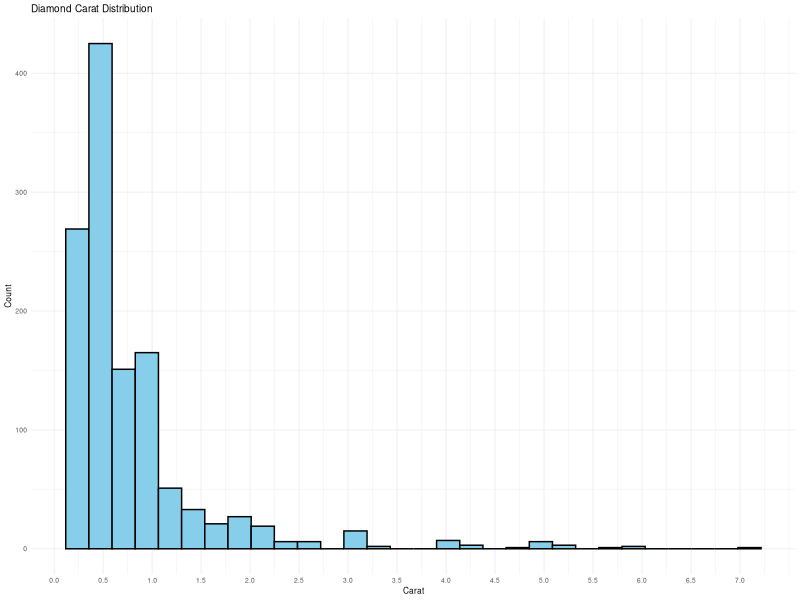
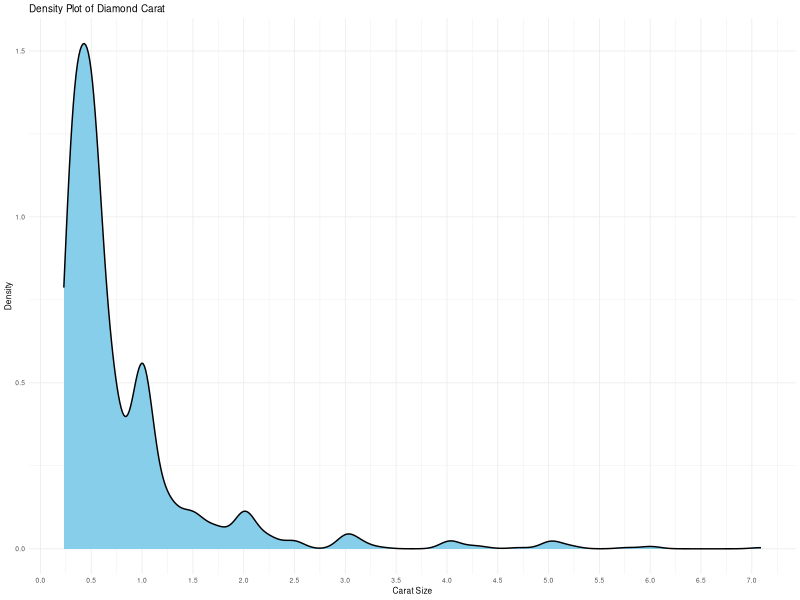
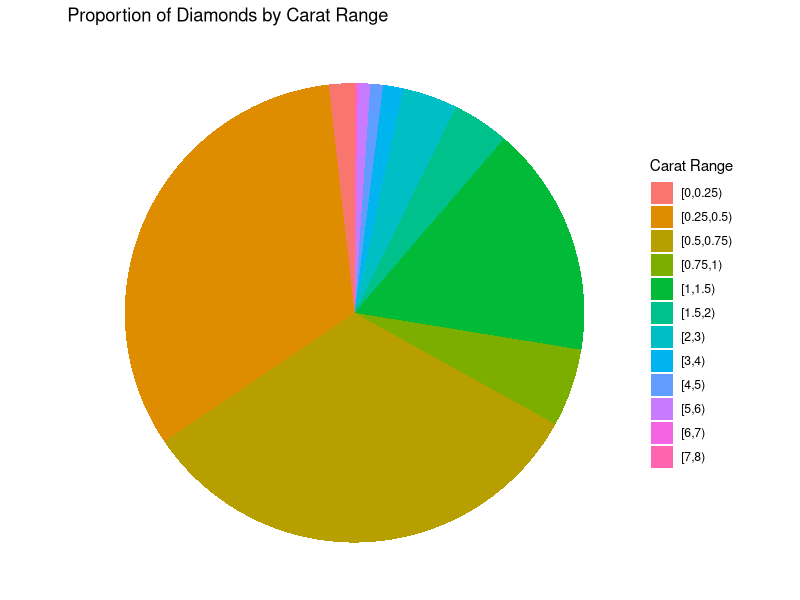
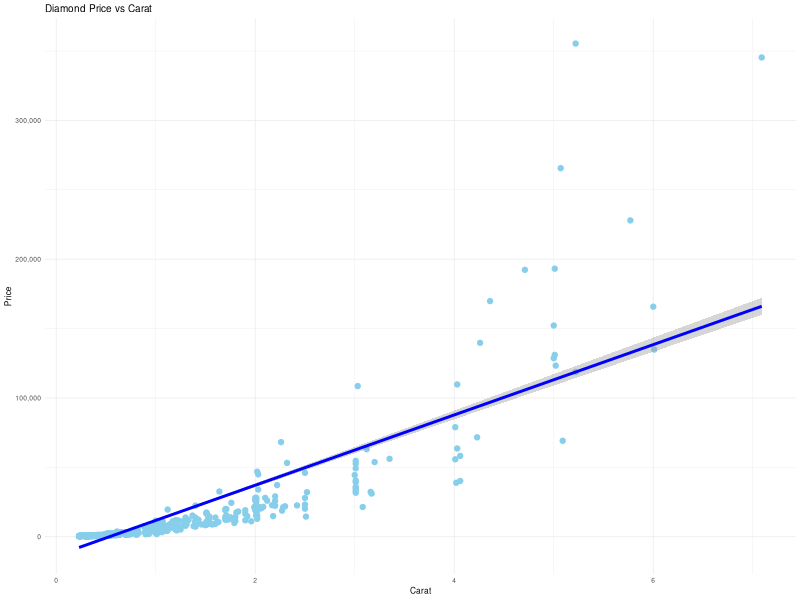
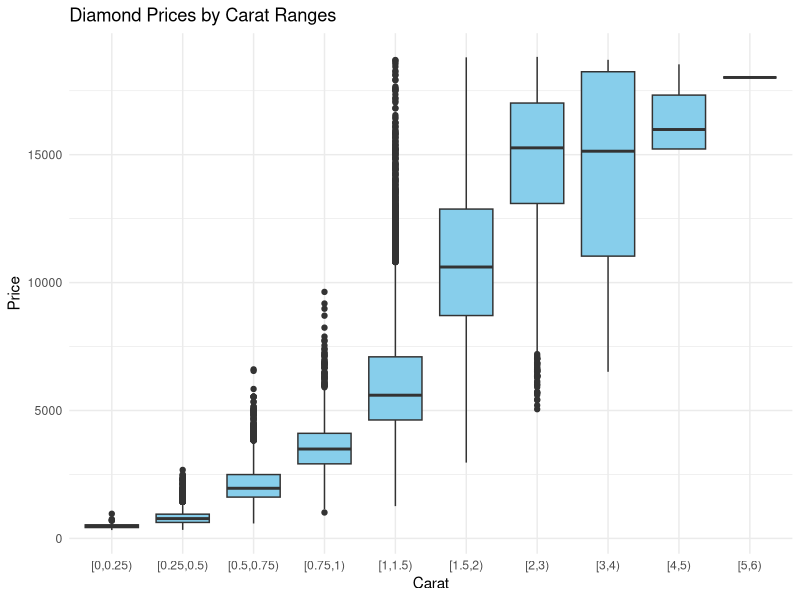
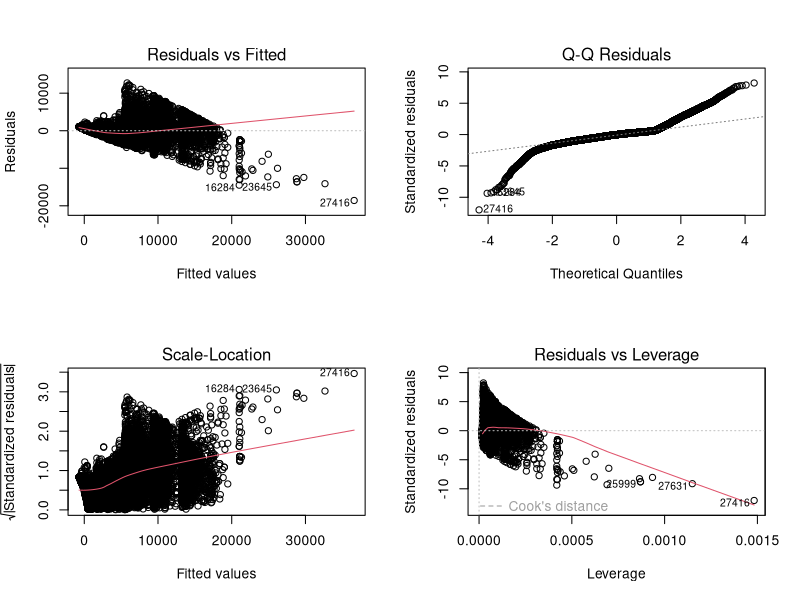
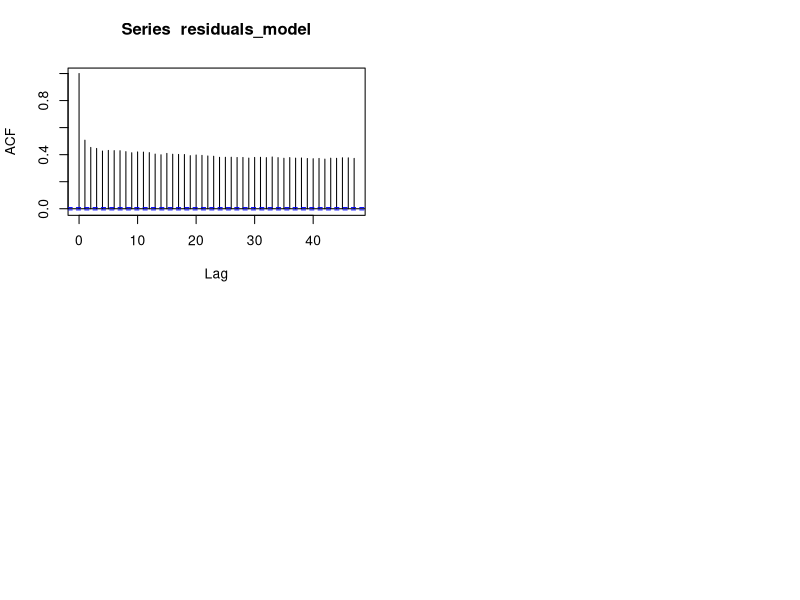

Reproduce these figures in R, in order. (Note: this script raises an error after producing the figures.)
## ---- chunk 1
rm(list = ls())
library(tidyverse)
library(MASS)
library(kableExtra)

diamond <- read.csv("diamonds4.csv")
## ---- chunk 2
ggplot(diamond, aes(x = carat)) +
  geom_histogram(fill = "skyblue", color = "black", alpha = 1) + 
  labs(title = "Diamond Carat Distribution",x = "Carat",y = "Count") +
  scale_x_continuous(breaks = seq(0, max(diamond$carat), by = 0.5)) +
  scale_y_continuous(labels = scales::comma) +
  theme_minimal(base_size = 6)
## ---- chunk 3
# Density plot for Carat
ggplot(diamond, aes(x = carat)) +
  geom_density(fill = "skyblue", color = "black", alpha = 1) +
  labs(title = "Density Plot of Diamond Carat",x = "Carat Size",y = "Density") +
  scale_x_continuous(breaks = seq(0, max(diamond$carat), by = 0.5)) +
  theme_minimal(base_size = 6)
# The density is highest within 0-1 carats
## ---- chunk 4

carat_summary <- diamond %>%
  mutate(carat_bin = cut(carat, breaks = c(0, 0.25, 0.5, 0.75, 1, 1.5, 2, 3, 4, 5, 6, 7, 8), right = FALSE)) %>%
  drop_na(carat_bin) %>%
  count(carat_bin) %>%
  mutate(proportions = round(n / sum(n), 3))
kable(carat_summary, col.names = c("Carat Range", "Count", "Proportion"), 
      caption = "Summary of Diamonds by Carat Range") %>%
  kable_styling(full_width = FALSE, position = "center") %>%
  column_spec(1, width = "5cm") %>%
  column_spec(2, width = "3cm") %>%
  column_spec(3, width = "3cm")

## ---- chunk 5
# Pie graph to visualize summary proportion
ggplot(carat_summary, aes(x = "", y = proportions, fill = carat_bin)) +
  geom_bar(stat = "identity", width = 1) +  
  coord_polar("y", start = 0) +
  labs(title = "Proportion of Diamonds by Carat Range", fill = "Carat Range") +
  theme_void()

## ---- chunk 6
ggplot(diamond, aes(x = carat, y = price)) +
  geom_point(color = "skyblue", alpha = 1) +
  labs(title = "Diamond Price vs Carat",x = "Carat",y = "Price") +
  geom_smooth(method = "lm", color = "blue") +
  scale_y_continuous(labels = scales::comma) +
  theme_minimal(base_size = 6)
  
## ---- chunk 7
diamond <- diamonds 
diamond <- diamond %>%
  mutate(carat_bin = cut(carat, breaks = c(0, 0.25, 0.5, 0.75, 1, 1.5, 2, 3, 4, 5, 6, 7, 8), right = FALSE))

ggplot(diamond, aes(x = carat_bin, y = price)) +
  geom_boxplot(fill="skyblue") +
  labs(title = "Diamond Prices by Carat Ranges",
       x = "Carat",
       y = "Price") +
  theme_minimal()
## ---- chunk 8
carat_price_summary2 <- diamond %>%
  mutate(carat_bin = cut(carat, breaks = c(0, 0.25, 0.5, 0.75, 1, 1.5, 2, 3, 4, 5, 6, 7, 8), right = FALSE)) %>%
  group_by(carat_bin) %>%
  summarise(
    Min_Price = min(price, na.rm = TRUE),
    Max_Price = max(price, na.rm = TRUE),
    Avg_Price = round(mean(price, na.rm = TRUE), 2),
    Variability_Percent = round((Max_Price - Min_Price) / Min_Price * 100,2))
kable(carat_price_summary2, col.names = c("Carat Range", "Min Price", "Max Price", "Average Price", "Variability (%)"),
      caption = "Summary of Diamond Prices ($) by Carat Range") %>%
  kable_styling(full_width = FALSE, position = "center") %>%
  column_spec(1, width = "5cm") %>%
  column_spec(2, width = "3cm") %>%
  column_spec(3, width = "3cm")
## ---- chunk 9
model_carat <- lm(price ~ carat, diamond)
par(mfrow = c(2,2))
plot(model_carat)
residuals_model <- residuals(model_carat)
## ---- chunk 10
residuals_model <- residuals(model_carat)
acf(residuals_model)
## ---- chunk 11
boxcox(model_carat)
## ---- chunk 12
diamond$price_sqrt <- sqrt(diamond$price)
model_carat_sqrt <- lm(price_sqrt ~ carat, diamond)


par(mfrow = c(2, 2))
plot(model_carat_sqrt)
## ---- chunk 13
residuals_model_sq <- residuals(model_carat_sqrt)
acf(residuals_model_sq)
## ---- chunk 14

print(summary(model_carat_sqrt))
